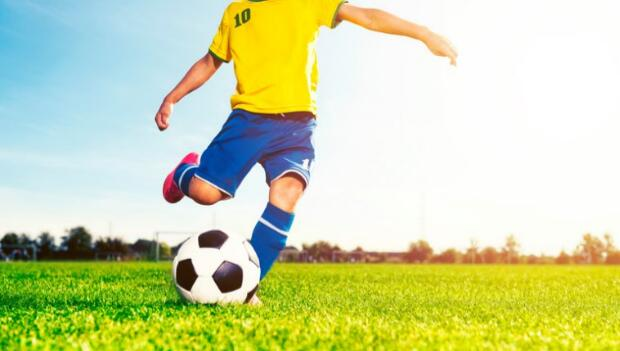
#> input picture pic/operate/footballshooter.jpg, 620 x 351 px, found by its file name
$ python canny.py
#> lines starting #> are read from the running program, lines starting #| are printed output that depends on the picture; after the words box and inside, x2 and y2 are one past the last pixel; in counts of white or black regions, pixels touching at a corner belong together
import cv2 as cv
import numpy as np

#canny edge detection

img = cv.imread('pic/operate/footballshooter.jpg',0)
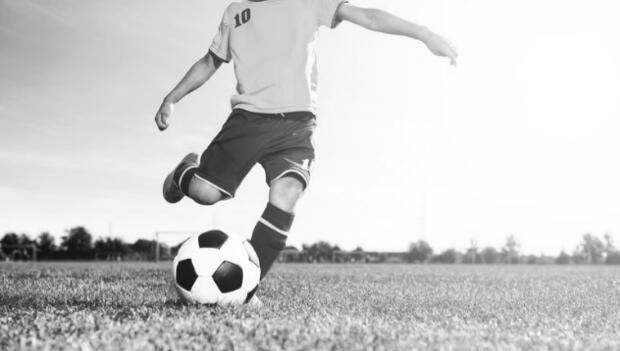
#> img: shape (351, 620); min 15, max 255, mean 205.3

#parameters minval maxval sobelsize booleanforfomula:True for sqrt
sobelx = cv.Sobel(img,cv.CV_64F,1,0)
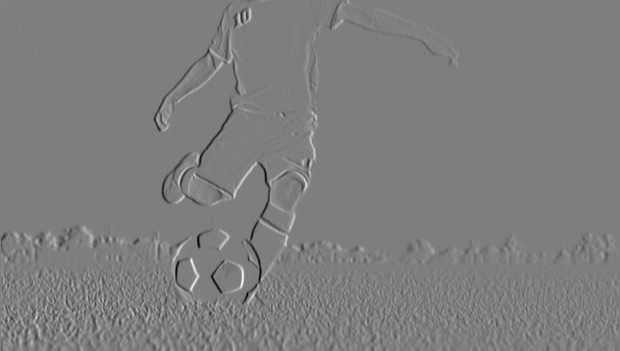
#> sobelx: shape (351, 620) float64; min -803, max 819, mean 0.8; drawn with min black and max white

# 1 noise refuse
# 2 gradient calc
# 3 check if localmax
# 4 check if valid
edges = cv.Canny(img,100,200)
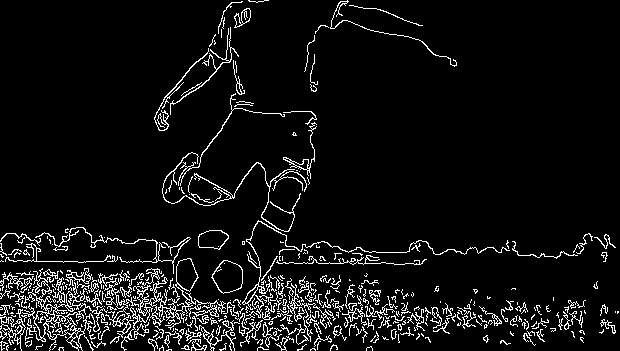
#> edges: shape (351, 620); 6.8% white in thin lines or dots

cv.imshow('sobelx',sobelx)
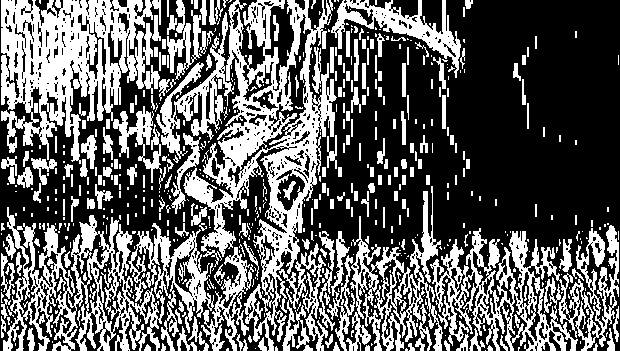
#> window 'sobelx': shape (351, 620); 38.1% white; 595 white regions (380 under 20 px), largest, box (x1, y1, x2, y2) and area: (183, 0, 337, 351) 15984, (1, 0, 161, 164) 13563, (3, 207, 214, 351) 11518

cv.imshow('edges',edges)

cv.waitKey(0)

cv.destroyAllWindows()
